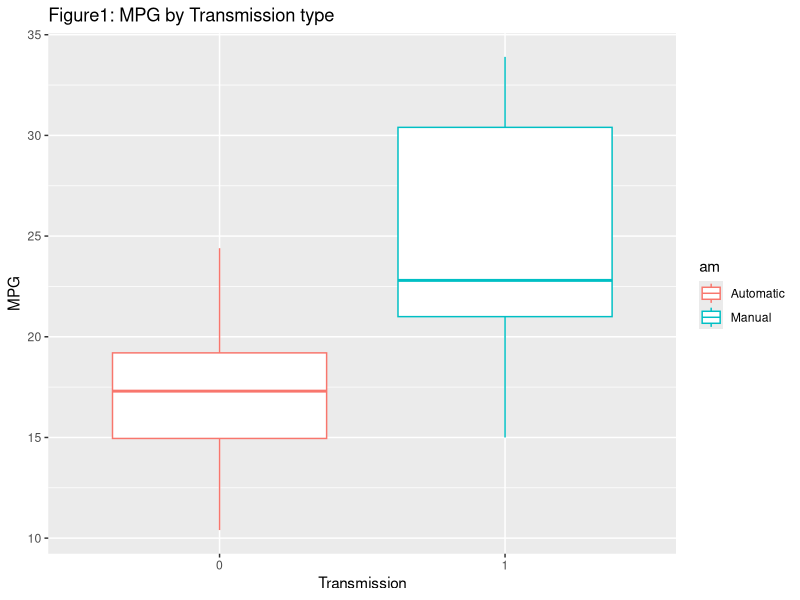
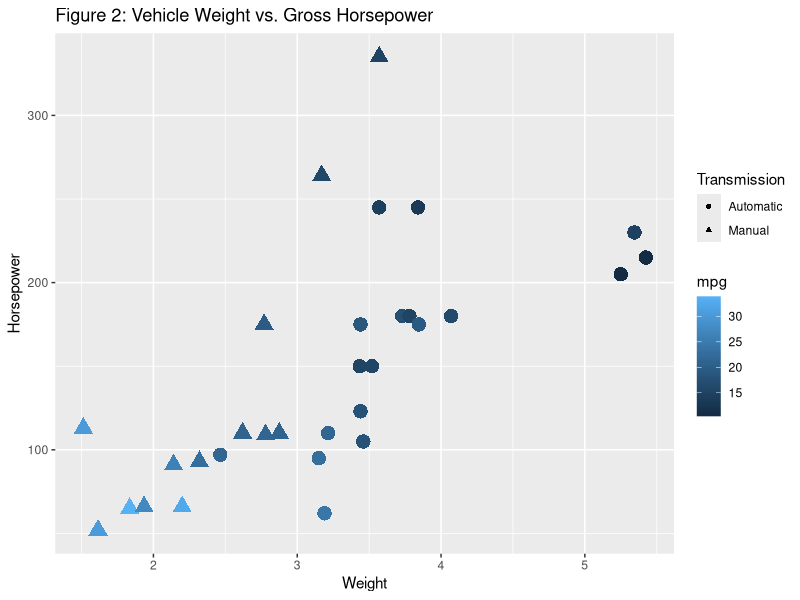

Recreate these plots in R, in order. (Note: this script raises an error after producing the figures.)
## ---- chunk 1
library(ggplot2)
library(GGally)
library(dplyr)
data("mtcars")
mtcars$am <- factor(mtcars$am)
## ---- chunk 2
head(mtcars,5)
meanAuto <- mean(filter(mtcars,am==0)[,"mpg"])
meanManual <- mean(filter(mtcars,am==1)[,"mpg"])
## ---- chunk 3
trlm <- lm(mpg~wt+hp,mtcars)
trlm2 <- update(trlm,mpg~wt+hp+am,mtcars)
summary(trlm2)$coefficients
## ---- chunk 4
anova(trlm,trlm2)
## ---- chunk 5
ggplot(mtcars,aes(x=am,y=mpg,color=am)) +
       labs(title="Figure1: MPG by Transmission type",x="Transmission",y="MPG") +
       scale_color_discrete(breaks = c("0","1"), labels=c("Automatic","Manual")) + 
       geom_boxplot() 
## ---- chunk 6
ggplot(mtcars,aes(wt,hp)) + 
    labs(title="Figure 2: Vehicle Weight vs. Gross Horsepower",x="Weight",y="Horsepower") +
    scale_shape_discrete(breaks = c("0","1"), labels=c("Automatic","Manual"), name="Transmission") + 
    scale_size(guide=FALSE) +
    geom_point(aes(color=mpg,shape=factor(am),size=6))
## ---- chunk 7
#pairs(mpg~am+hp+cyl+wt,mtcars, col = 3 + (mtcars$am == 0), panel = panel.smooth)
ggpairs(mtcars,lower=list(continuous="smooth",params=list(method="loess")), 
        #upper= list(continuous = wrap("cor", size = 4)),
        upper=list(params=list(size=3)),
        colour = "am",columns = c(1,2,3,4,6,9))
## ---- chunk 8
par(mfrow = c(2,2))
plot(trlm)
